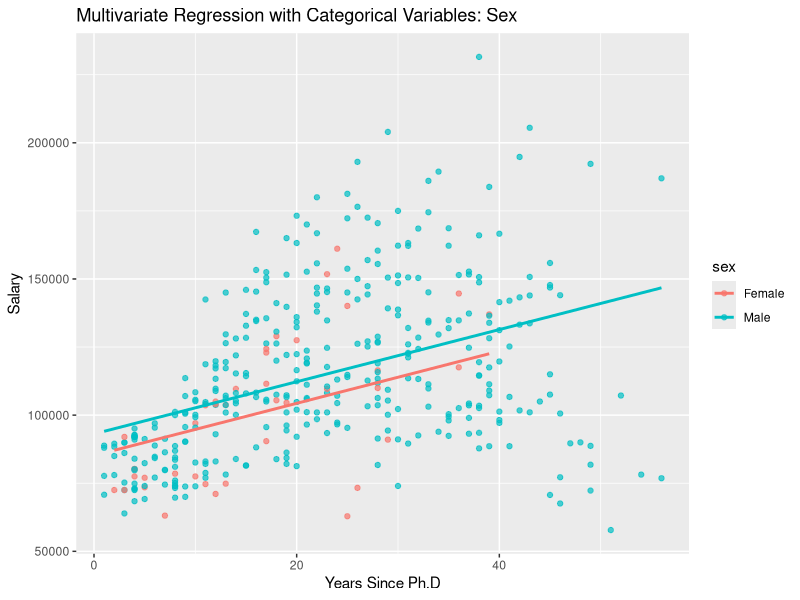
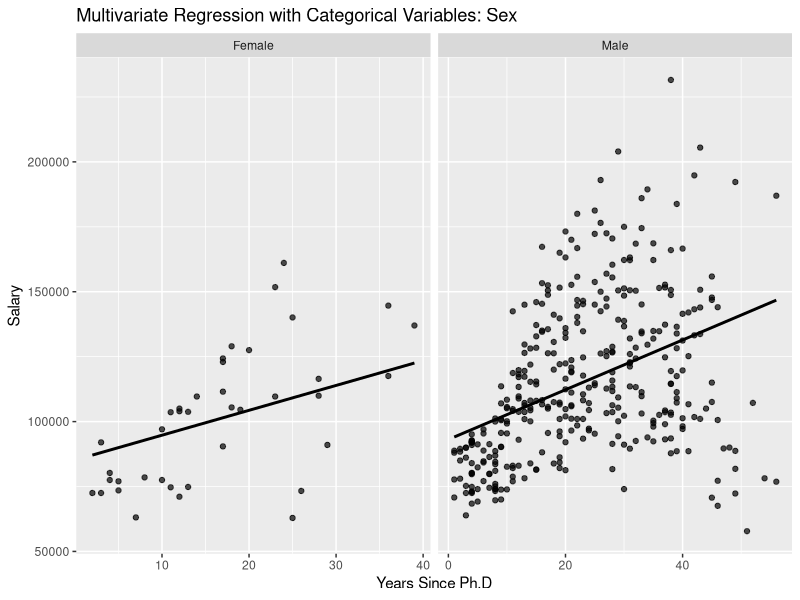
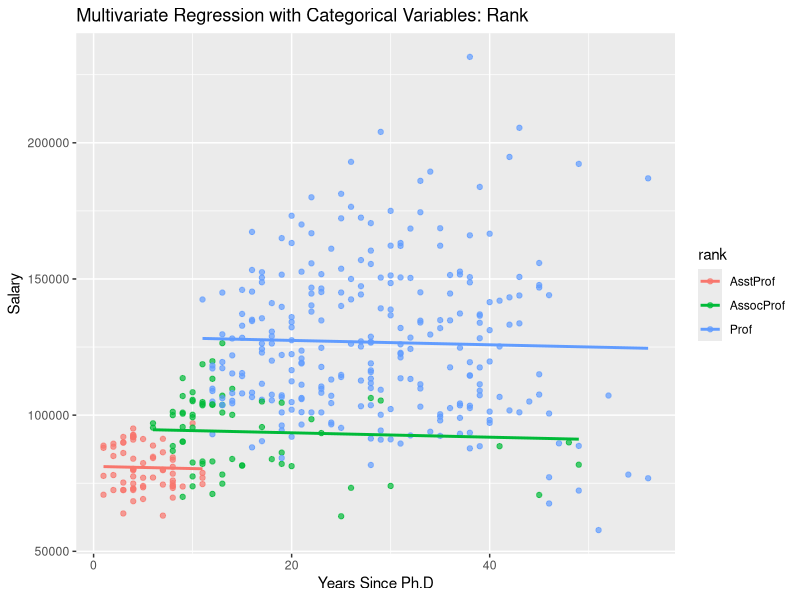

These figures' R source, in order:
## ---- chunk 1
library(data.table)
library(ggplot2)
library(car)

data(Salaries)
Salaries <- data.table(Salaries)
main_dir <- "/Users/bertozzivill/repos/infx572_winter17/module_8/part_3/"
## ---- chunk 2
bivariate <- lm(salary~yrs.since.phd, data=Salaries)
## ---- chunk 3
multivariate_continuous <- lm(salary~yrs.since.phd + yrs.service, data=Salaries)
## ---- chunk 4
multivariate_categorical <- lm(salary~yrs.since.phd + sex, data=Salaries)
## ---- chunk 5
summary(multivariate_continuous)
## ---- chunk 6
summary(multivariate_categorical)
## ---- chunk 7
## Generate predicted values from categorical regression
Salaries[, predicted_salary_sex:= predict(multivariate_categorical, data=Salaries)]

png(paste0(main_dir, "sex_by_color.png"))
## Plot #1: Group sex by color
ggplot(Salaries, aes(x=yrs.since.phd)) +
  geom_point(aes(y=salary, color=sex), alpha=0.7) +
  geom_line(aes(y=predicted_salary_sex, color=sex), size=1) +
  labs(title="Multivariate Regression with Categorical Variables: Sex",
       x="Years Since Ph.D",
       y="Salary")
graphics.off()

png(paste0(main_dir, "sex_by_facet.png"))
## Plot #2: Facet on Sex
ggplot(Salaries, aes(x=yrs.since.phd)) +
  geom_point(aes(y=salary), alpha=0.7) +
  geom_line(aes(y=predicted_salary_sex), size=1) +
  facet_grid(.~sex, scales="free") + 
  labs(title="Multivariate Regression with Categorical Variables: Sex",
       x="Years Since Ph.D",
       y="Salary")
graphics.off()

## ---- chunk 8
rank_regression <- lm(salary~yrs.since.phd+rank, data=Salaries)
summary(rank_regression)
## ---- chunk 9

## Predict salary for the rank regression
Salaries[, predicted_salary_rank:= predict(rank_regression, data=Salaries)]

png(paste0(main_dir, "rank_predictions.png"))
## Plot predicted values
ggplot(Salaries, aes(x=yrs.since.phd)) +
  geom_point(aes(y=salary, color=rank), alpha=0.7) +
  geom_line(aes(y=predicted_salary_rank, color=rank), size=1) +
  labs(title="Multivariate Regression with Categorical Variables: Rank",
       x="Years Since Ph.D",
       y="Salary")
graphics.off()
## ---- chunk 10
combined_regression <- lm(salary~yrs.since.phd + yrs.service + sex, data=Salaries)
summary(combined_regression)
